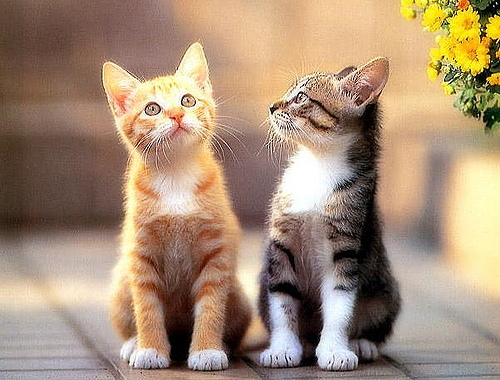
#> input picture 大二/py练习6/cat.jpg, 500 x 380 px
$ jupyter execute --allow-errors 'python练习6答案.ipynb'
#> lines starting #> are read from the running program, lines starting #| are printed output that depends on the picture
[cell 1]
# int('1111',2) 的结果
int('1111',2)

[cell 2]
# chr(ord('D')+2) 的结果
chr(ord('D')+2)

[cell 3]
# 表达式  [3]  in  [1,2,3,4] 的结果是 (   )  ,  表达式     3  in  [1,2,3,4]  的结果是 (   )
[3]  in  [1,2,3,4]  ,  3  in  [1,2,3,4]

[cell 4]
# range() 函数直接返回一个列表吗？  答：不是列表，而是 range 类型的对象
type(range(10))

[cell 5]
lst=[5,4,2,10]
# lst=lst.sort()  语句为何不正确？ 答案：lst.sort()没有返回新列表，则视为返回None , 赋值后 lst 将变为None , 丢失原值
lst=lst.sort()
lst           # 丢失原值

[cell 6]
# 列表对象的(     ) 方法删除首次出现的指定元素，如列表中不存在此元素则将报错。 答： remove
lst=[1,2,3,2]
lst.remove(2)
#lst.remove(4)   # 将报错
lst

[cell 7]
# del 命令可以删除 元组中的单个元素吗？    答：不能，元组不能修改
yz=(1,2,3)
#del  yz[0]      # 将报错

[cell 8]
# 使用列表生成式 生成包含 100以内5的倍数的列表
lst=[x for x in range(101) if x % 5==0 and x>0]
lst

[cell 9]
# 编写程序，生成包含1000个 0-100 之间的随机整数，并统计每个元素的出现次数
import random
from collections import Counter
lst=[random.randint(0,100) for _  in  range(1000)]
result=Counter(lst)
result

[cell 10]
# 定义一个字典，包含 python 、c、java 三门课程及成绩。 课程名作为键,成绩你随意。
dic={"python":85,"c":82,"java":89}

[cell 11]
# 编程查询上面那个字典对象中成绩最高的课程， 输出课程名和成绩
lst=list(dic.items())
lst.sort(key=lambda x:x[1])
print('最高分课程',lst[-1])

[cell 12]
# 删除课程字典中的 c 键， 加入 c++ 这门课及成绩
dic.pop("c")
dic["c++"]=75
dic

[cell 13]
# 编写程序，生成包含30个 0-100 之间的随机整数，并分别按升序和降序排列输出。
import random
random.seed(7)
lst=[random.randint(0,100) for _ in range(30)]
print('升序:', sorted(lst))
print('降序:', sorted(lst, reverse=True))

[cell 14]
'''
编程输出下面的规则图形,层数由键盘输入。
*********
*******
*****
***
*
'''

[cell 15]
n=int(input('输入层数:'))
#> the answer given: 3
for  x  in  range(n):
    s= '*' * (2*(n-x) - 1)
    print(s)

[cell 16]
# 编写程序，先设置random.seed(7), 然后生成一个包含20个随机整数的列表，然后对其偶数下标的元素进行降序排列，奇数下标的元素不变
# 例如原始列表为  lst=[4,2,11,14,3,8], 排列后  lst=[11,2,4,14,3,8]
import random
random.seed(7)
lst=[random.randint(0,100) for _  in  range(20)]
print('原列表', lst)

even=lst[::2]      # 偶数索引
odd=lst[1::2]      # 奇数索引
even.sort(reverse=True)   # 偶数降序排列

lst2=[ x  for  yz  in  zip(even,odd)  for  x  in  yz ]   # 利用zip 将 偶奇 配对先得到元组 yz, 再对 yz 遍历 取出每个元素 x
print('新列表', lst2)

[cell 17]
# 放心，只是练习， 期末考试不会考这种

# 编程，输出所有由1,2,3,4这4个数字组成的质数(1位/2位/3位/4位均可)，并且每个质数中每个数字只使用一次。
# 按数学规定： 1和0即不是合数也不是质数 ,  2是质数

# 判断是否质数： 是返回True, 不是返回False
def  iszhishu(x):
#> called with x = 1
    if x==1: return False
    if x==2: return True
    for  m  in  range(2, int(x**(1/2)+1)):
        if  x % m==0:
            return False
    return  True

from itertools import permutations   # permutations 是排列函数

dig=[]
for  num  in  range(1,5):
    lst=list(permutations('1234',num))    # 从"1234"中分别按 permutations('1234',1) .. permutations('1234',4) 取出 1/2/3/4 位的全部排列
    lst2=[int(''.join(yz)) for yz in lst]   # 初步结果可能为 yz=('1','2','3') , ''.join(yz) 连接为"123", 再 int() 转为整数
    dig.extend(lst2)                 # 列表扩展

print('所有的排列情况:', dig)

lst=[x for x  in  dig if  iszhishu(x)]
print('\n所有的质数为:', lst)

[cell 18]
# 放心，只是练习， 期末考试不会考这种

# 编写函数 mysum , 可以对传入的任意单个数、元组或列表求和。
# 例如  mysum(1,2,(3,4),[5,6]) 则结果应为  21

# 这个函数在 第5章 5.6视频中讲过
def  mysum(*p):
    if  len(p) == 0:
        return 0
    else:
        if  type(p[0])== range:
            return mysum(*list(p[0])) + mysum(*p[1:])
        elif  type(p[0]) in (list,tuple):
            return mysum(*p[0]) + mysum(*p[1:])
        else:
            return p[0] + mysum(*p[1:])

mysum(1,2,(3,4),[5,6])

[cell 19]
# 编写生成器函数 evenfun(m,n)，以生成器方式逐一返回任意范围 [m, n) 内的偶数。 m,n 是传入的参数。
def  evenfun(m,n):
    for  x  in  range(m,n):
        if x % 2==0:
            yield x           # 生成器函数的关键是使用 yield , 而不是普通的 return

for  y  in  evenfun(3, 10):   # 测试
    print(y)

[cell 20]
# python中函数内部的局部变量会屏蔽同名的全局变量吗？请编写代码验证.
# 答： 会屏蔽

x=100    # 全局变量

def  fun():
    x=2    # 同名的局部变量
    x=x*3  # 修改局部变量不会影响全局变量

fun()     # 调用函数
print(x)  #  可见全局变量不变

# 文件操作

[cell 21]
# 以文件“专业设置讨论.txt”为素材，制作词云图。
import jieba
from collections import Counter         # 统计频次的函数
#> (the rest of this cell did not finish here and is left out)

[cell 22]
import  IPython.display as dis   # 引入Ipython 显示图片的模块
dis.Image('wc.png')

#> (a cell that did not finish here is left out)

[cell 24]
# 有数据文件 score.csv , 要求输出【总评成绩】列的平均成绩，并输出总评成绩最高和最低的学号及总评成绩。
# 本例要求用python的原生文件和列表完成，不能使用pandas.

lst=[]
#> (the rest of this cell did not finish here and is left out)

# numpy

[cell 25]
# 利用numpy的数组变换对图片 cat.jpg  完成下列操作
#(1) 在图片正中央标记贯穿整个图片的黑色的5个像素粗细的 十 字加号， 保存为 cat_x.jpg
#(2) 从上到下每10个像素高标记上布满整个图片的3像素粗细的白色横线， 保存为 cat_line.jpg

[cell 26]
import numpy as np
from PIL import Image
a = np.array(Image.open('cat.jpg'))
#> a is the input picture: shape (380, 500, 3); mean R, G, B 166.2, 141.7, 118.3
# 高x宽x颜色,数据类型,某个点的颜色值
print(a.shape, a.dtype, a[0,0,:])
#| (380, 500, 3) uint8 [104  78  61]

m=a.shape[0]  # 高(行)
#> m = 380
n=a.shape[1]  # 宽(列)
#> n = 500

b = a.copy()
b[m//2-2:m//2+3]=0
b[:,n//2-2:n//2+3]=0

im = Image.fromarray(b)
im.save('cat_x.jpg')

b = a.copy()
b[::10]=255
b[1:10]=255
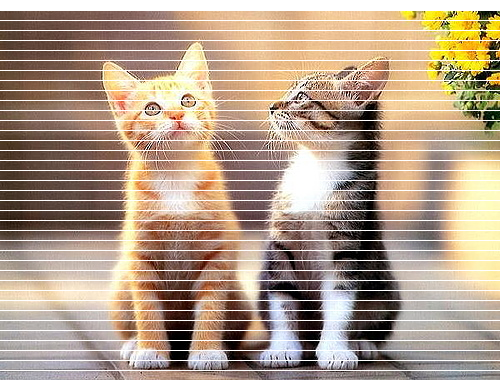
#> b: shape (380, 500, 3); mean R, G, B 176.9, 155.6, 135.6
b[2:10]=255
im = Image.fromarray(b)
im.save('cat_line.jpg')
